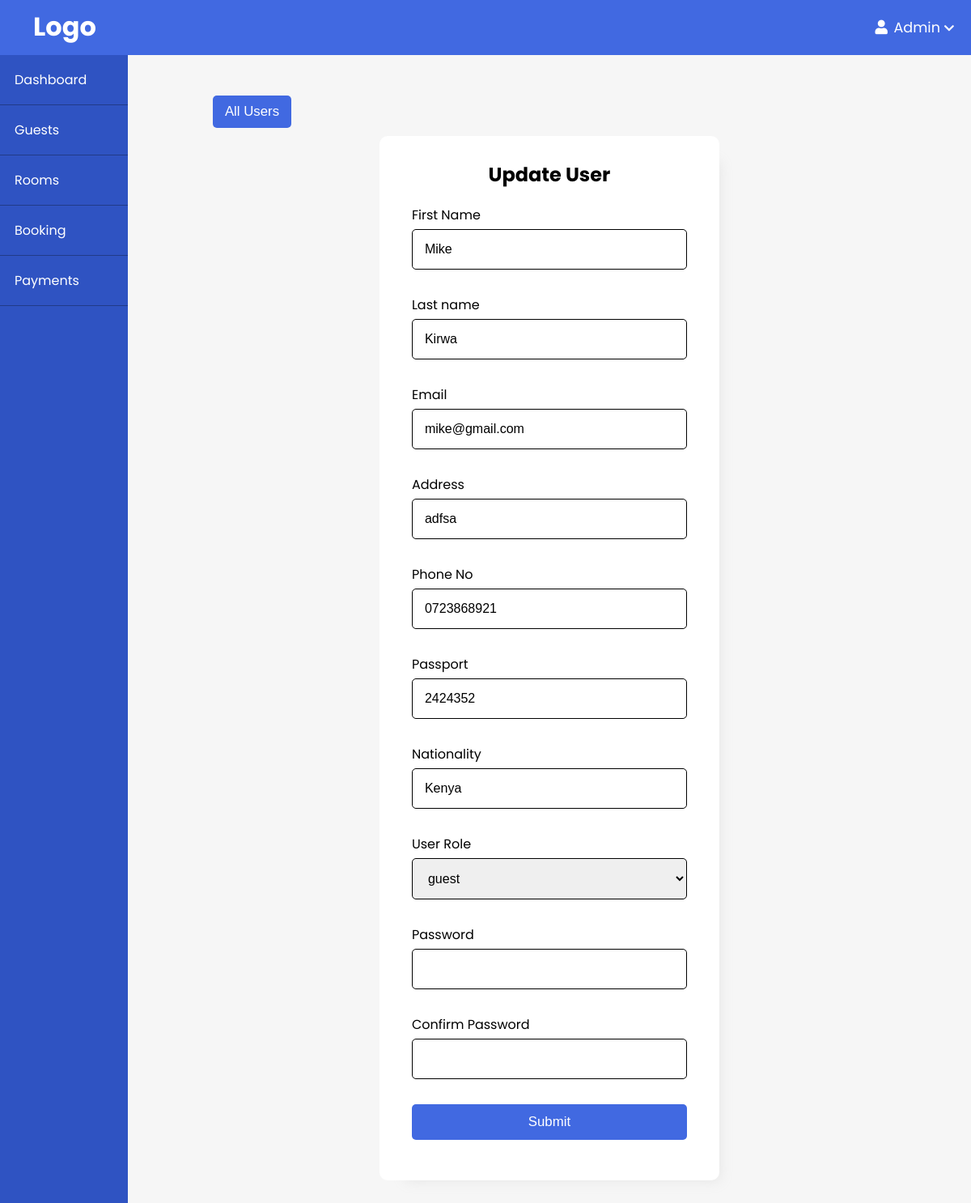
The page /admin/users/edit.php?id=6 on the database its author committed.
### tables this page shows
CREATE TABLE `users` (
  `id` int(11) NOT NULL,
  `first_name` varchar(20) NOT NULL,
  `last_name` varchar(20) NOT NULL,
  `email` varchar(255) NOT NULL,
  `address` varchar(30) NOT NULL,
  `phone_no` varchar(10) NOT NULL,
  `passport` varchar(30) NOT NULL,
  `nationality` varchar(50) NOT NULL,
  `password` varchar(255) NOT NULL,
  `role_id` int(11) NOT NULL
);

### app/controllers/users.php (called while the page is built, shortened)
<?php
$password = '';
$passwordConf = '';
$roles = selectAll('roles');
if(isset($_GET['id'])) {
    $id = $_GET['id'];
    $sql = "SELECT u.*, r.role_type FROM users AS u
            JOIN roles AS r ON u.role_id=r.id
            WHERE u.id={$id}";
    $user = executeJoinQuery($sql);
    $first_name = $user[0]['first_name'];
    $last_name = $user[0]['last_name'];
    $email = $user[0]['email'];
    $address = $user[0]['address'];
    $phone_no = $user[0]['phone_no'];
    $passport = $user[0]['passport'];
    $nationality = $user[0]['nationality'];
    $role_id = $user[0]['role_id'];
}

### app/database/db.php (called while the page is built, shortened)
<?php
require("connect.php");
function executeJoinQuery($sql) {
    global $conn;
    $stmt = $conn->prepare($sql);
    $stmt->execute();
    $records = $stmt->get_result()->fetch_all(MYSQLI_ASSOC);
    return $records;
}
function executeQuery($sql, $data) {
    global $conn;
    $stmt = $conn->prepare($sql);
    $values = array_values($data);
    $types = str_repeat('s', count($values));
    $stmt->bind_param($types, ...$values);
    $stmt->execute();
    return $stmt;
}
function selectAll($table, $conditions = []) {
    global $conn;
    $sql = "SELECT * FROM $table";
    if(empty($conditions)) {
        $stmt = $conn->prepare($sql);
        $stmt->execute();
        $records = $stmt->get_result()->fetch_all(MYSQLI_ASSOC);
        return $records;
    } else {
        $i=0;
        foreach ($conditions as $key => $value) {
            if($i === 0) {
                $sql = $sql . " WHERE $key=?";
            } else {
                $sql = $sql . " AND $key=?";
            }
            $i++;
        }
        $stmt = executeQuery($sql, $conditions);
        $records = $stmt->get_result()->fetch_all(MYSQLI_ASSOC);
        return $records;
    }
}

### admin/users/edit.php (the view, shortened to what this page needs)
<?php include(ROOT_PATH . "\app\database\db.php"); ?>
<?php include(ROOT_PATH . "\app\controllers\users.php") ?>
<!DOCTYPE html>
<html lang="en">
<head>
    <link href="../../assets/fontawesome/css/all.min.css"  rel="stylesheet">
    <link rel="stylesheet" href="../style.css">
</head>
<body>
   <?php include(ROOT_PATH . "/app/includes/adminHeader.php"); ?>
<div class="admin-wrapper">
        <?php include(ROOT_PATH . "/app/includes/adminSidebar.php"); ?>
    <div class="admin-content">
        <button class="btn"><a href="<?php echo BASE_URL . "/admin/users/index.php"?>">All Users</a></button>
        <div class="form-container">
            <div class="auth-form">
                <div class="form-header">
                    <h2>Update User</h2>
                </div>
                <form action="edit.php" method="post" novalidate>
                <div class="form-control">
                    <label for="">First Name</label>
                    <input type="text" name="first_name" value= "<?php echo $first_name; ?>" id="">
                </div>
                <div class="form-control">
                    <label for="">Last name</label>
                    <input type="text" name="last_name" value= "<?php echo $last_name; ?>" id="">
                </div>
                <div class="form-control">
                    <label for="">Email</label>
                    <input type="email" name="email" value= "<?php echo $email; ?>" id="">
                </div>
                <div class="form-control date">
                    <label for="">Address</label>
                    <input type="text" name="address" value= "<?php echo $address; ?>" id="">
                </div>
                <div class="form-control">
                    <label for="">Phone No</label>
                    <input type="text" name="phone_no" value= "<?php echo $phone_no; ?>" id="">
                </div>
                <div class="form-control">
                    <label for="">Passport</label>
                    <input type="text" name="passport" value= "<?php echo $passport; ?>" id="">
                </div>
                <div class="form-control">
                    <label for="">Nationality</label>
                    <input type="text" name="nationality" value= "<?php echo $nationality; ?>" id="">
                </div>
                <div class="form-control">
                    <label for="">User Role</label>
                    <select name="role_id" id="">
                        <?php foreach($roles as $key => $role): ?>
                            <?php if(!empty($role_id) && $role_id == $role['id']): ?>
                                <option selected value="<?php echo $role['id']; ?>"><?php echo $role['role_type']; ?></option>
                            <?php else: ?>
                                <option value="<?php echo $role['id']; ?>"><?php echo $role['role_type']; ?></option>
                            <?php endif; ?>
                        <?php endforeach; ?>
                    </select>
                </div>
                <div class="form-control">
                    <label for="">Password</label>
                    <input type="password" name="password" value="<?php echo $password ?>" id="password">
                </div>
                <div class="form-control">
                    <label for="">Confirm Password</label>
                    <input type="password" name="passwordConf" value="<?php echo $passwordConf ?>" id="confirm-password">
                </div>
                    <button type="submit" name="update-user" class="btn submit-btn">Submit</button>
                </form>
            </div>
        </div>
    </div>
</div>
</body>
</html>

### admin/style.css (style rules this page uses)
* { padding: 0; margin: 0; box-sizing: border-box; }
body { background-color: #f6f6f6; font-family: 'Poppins', sans-serif; }
.btn { display: block; border: 0; border-radius: 5px; background-color: rgb(65, 105, 225); margin: 10px 5px; padding: 10px 15px; font-size: 1.05rem; color: white; cursor: pointer; }
.btn a { text-decoration: none; color: white; }
.submit-btn { width: 100%; margin: 0; }
a { text-decoration: none; }
.admin-wrapper { display: flex; min-height: calc(100vh - 68px); }
.admin-content { flex: 8; height: 100%; padding: 40px 100px 100px; }
.admin-content h2 { text-align: center; }
.form-container { height: calc(100% - 80px); display: flex; justify-content: center; align-items: flex-start; }
.auth-form { background-color: white; border-radius: 10px; box-shadow: 1rem 1rem 1rem -1rem #a0a0a033; width: 420px; padding: 30px 40px; }
.form-header { margin-bottom: 20px; }
.form-control { margin-bottom: 9px; padding-bottom: 22px; position: relative; }
.form-control label { display: inline-block; margin-bottom: 5px; }
.form-control input, .form-control select, .form-control textarea { display: block; border: 1px solid black; border-radius: 5px; width: 100%; padding: 15px; font-size: 1rem; outline: none; }
.auth-form button { width: 100%; padding: 12px; margin-bottom: 20px; }

### rows shown on the page
users: first_name "Mike", last_name "Kirwa", email "mike@gmail.com", address "adfsa", phone_no "0723868921", passport "2424352", nationality "Kenya"

### other values the page prints
form field role_id "guest"
